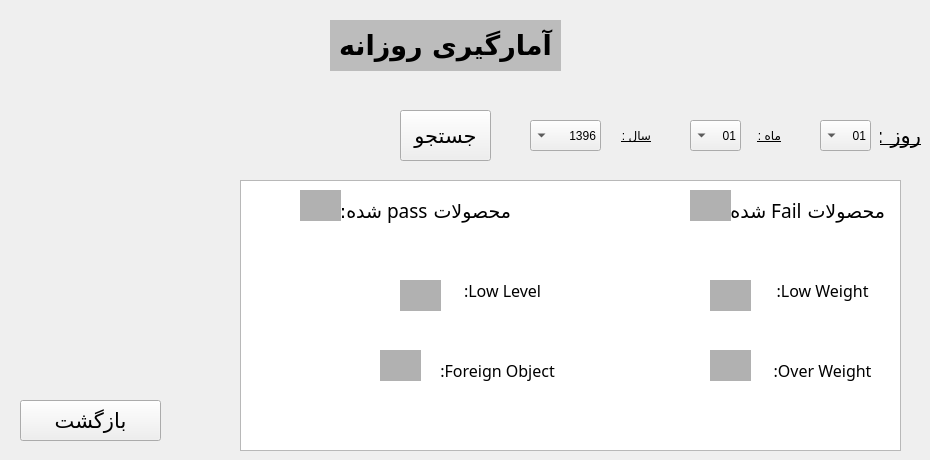
      <widget class="QWidget" name="tab_7">
       <attribute name="title">
        <string>Tab 2</string>
       </attribute>
       <widget class="QPushButton" name="backToStatic">
        <property name="geometry">
         <rect>
          <x>20</x>
          <y>400</y>
          <width>141</width>
          <height>41</height>
         </rect>
        </property>
        <property name="font">
         <font>
          <family>B Mitra</family>
          <pointsize>16</pointsize>
         </font>
        </property>
        <property name="text">
         <string>بازگشت</string>
        </property>
       </widget>
       <widget class="QLabel" name="label_14">
        <property name="geometry">
         <rect>
          <x>330</x>
          <y>20</y>
          <width>231</width>
          <height>51</height>
         </rect>
        </property>
        <property name="font">
         <font>
          <family>B Mitra</family>
          <pointsize>20</pointsize>
          <weight>75</weight>
          <bold>true</bold>
         </font>
        </property>
        <property name="layoutDirection">
         <enum>Qt::LeftToRight</enum>
        </property>
        <property name="styleSheet">
         <string notr="true">background-color: rgb(188, 188, 188);</string>
        </property>
        <property name="text">
         <string>آمارگیری روزانه</string>
        </property>
        <property name="alignment">
         <set>Qt::AlignCenter</set>
        </property>
       </widget>
       <widget class="QComboBox" name="dayComboBox">
        <property name="geometry">
         <rect>
          <x>820</x>
          <y>120</y>
          <width>51</width>
          <height>31</height>
         </rect>
        </property>
        <property name="layoutDirection">
         <enum>Qt::RightToLeft</enum>
        </property>
        <property name="styleSheet">
         <string notr="true">font: 14pt &quot;B Mitra&quot;;</string>
        </property>
        <item>
         <property name="text">
          <string>01</string>
         </property>
        </item>
        <item>
         <property name="text">
          <string>02</string>
         </property>
        </item>
        <item>
         <property name="text">
          <string>03</string>
         </property>
        </item>
        <item>
         <property name="text">
          <string>04</string>
         </property>
        </item>
        <item>
         <property name="text">
          <string>05</string>
         </property>
        </item>
        <item>
         <property name="text">
          <string>06</string>
         </property>
        </item>
        <item>
         <property name="text">
          <string>07</string>
         </property>
        </item>
        <item>
         <property name="text">
          <string>08</string>
         </property>
        </item>
        <item>
         <property name="text">
          <string>09</string>
         </property>
        </item>
        <item>
         <property name="text">
          <string>10</string>
         </property>
        </item>
        <item>
         <property name="text">
          <string>11</string>
         </property>
        </item>
        <item>
         <property name="text">
          <string>12</string>
         </property>
        </item>
        <item>
         <property name="text">
          <string>13</string>
         </property>
        </item>
        <item>
         <property name="text">
          <string>14</string>
         </property>
        </item>
        <item>
         <property name="text">
          <string>15</string>
         </property>
        </item>
        <item>
         <property name="text">
          <string>16</string>
         </property>
        </item>
        <item>
         <property name="text">
          <string>17</string>
         </property>
        </item>
        <item>
         <property name="text">
          <string>18</string>
         </property>
        </item>
        <item>
         <property name="text">
          <string>19</string>
         </property>
        </item>
        <item>
         <property name="text">
          <string>20</string>
         </property>
        </item>
        <item>
         <property name="text">
          <string>21</string>
         </property>
        </item>
        <item>
         <property name="text">
          <string>22</string>
         </property>
        </item>
        <item>
         <property name="text">
          <string>23</string>
         </property>
        </item>
        <item>
         <property name="text">
          <string>24</string>
         </property>
        </item>
        <item>
         <property name="text">
          <string>25</string>
         </property>
        </item>
        <item>
         <property name="text">
          <string>26</string>
         </property>
        </item>
        <item>
         <property name="text">
          <string>27</string>
         </property>
        </item>
        <item>
         <property name="text">
          <string>28</string>
         </property>
        </item>
        <item>
         <property name="text">
          <string>29</string>
         </property>
        </item>
        <item>
         <property name="text">
          <string>30</string>
         </property>
        </item>
       </widget>
       <widget class="QLabel" name="label_19">
        <property name="geometry">
         <rect>
          <x>880</x>
          <y>100</y>
          <width>41</width>
          <height>71</height>
         </rect>
        </property>
        <property name="font">
         <font>
          <family>B Mitra</family>
          <pointsize>16</pointsize>
          <weight>50</weight>
          <italic>false</italic>
          <bold>false</bold>
          <underline>true</underline>
         </font>
        </property>
        <property name="layoutDirection">
         <enum>Qt::RightToLeft</enum>
        </property>
        <property name="styleSheet">
         <string notr="true">color: rgb(0, 0, 0);
text-decoration: underline;
font: 16pt &quot;B Mitra&quot;;</string>
        </property>
        <property name="text">
         <string>روز :</string>
        </property>
       </widget>
       <widget class="QLabel" name="label_20">
        <property name="geometry">
         <rect>
          <x>750</x>
          <y>100</y>
          <width>31</width>
          <height>71</height>
         </rect>
        </property>
        <property name="layoutDirection">
         <enum>Qt::RightToLeft</enum>
        </property>
        <property name="styleSheet">
         <string notr="true">color: rgb(0, 0, 0);
text-decoration: underline;
font: 16pt &quot;B Mitra&quot;;</string>
        </property>
        <property name="text">
         <string>ماه :</string>
        </property>
       </widget>
       <widget class="QLabel" name="label_21">
        <property name="geometry">
         <rect>
          <x>600</x>
          <y>100</y>
          <width>51</width>
          <height>71</height>
         </rect>
        </property>
        <property name="layoutDirection">
         <enum>Qt::RightToLeft</enum>
        </property>
        <property name="styleSheet">
         <string notr="true">color: rgb(0, 0, 0);
text-decoration: underline;
font: 16pt &quot;B Mitra&quot;;</string>
        </property>
        <property name="text">
         <string>سال :</string>
        </property>
       </widget>
       <widget class="QComboBox" name="monthComboBox">
        <property name="geometry">
         <rect>
          <x>690</x>
          <y>120</y>
          <width>51</width>
          <height>31</height>
         </rect>
        </property>
        <property name="layoutDirection">
         <enum>Qt::RightToLeft</enum>
        </property>
        <property name="styleSheet">
         <string notr="true">font: 14pt &quot;B Mitra&quot;;</string>
        </property>
        <item>
         <property name="text">
          <string>01</string>
         </property>
        </item>
        <item>
         <property name="text">
          <string>02</string>
         </property>
        </item>
        <item>
         <property name="text">
          <string>03</string>
         </property>
        </item>
        <item>
         <property name="text">
          <string>04</string>
         </property>
        </item>
        <item>
         <property name="text">
          <string>05</string>
         </property>
        </item>
        <item>
         <property name="text">
          <string>06</string>
         </property>
        </item>
        <item>
         <property name="text">
          <string>07</string>
         </property>
        </item>
        <item>
         <property name="text">
          <string>08</string>
         </property>
        </item>
        <item>
         <property name="text">
          <string>09</string>
         </property>
        </item>
        <item>
         <property name="text">
          <string>10</string>
         </property>
        </item>
        <item>
         <property name="text">
          <string>11</string>
         </property>
        </item>
        <item>
         <property name="text">
          <string>12</string>
         </property>
        </item>
       </widget>
       <widget class="QComboBox" name="yearComboBox">
        <property name="geometry">
         <rect>
          <x>530</x>
          <y>120</y>
          <width>71</width>
          <height>31</height>
         </rect>
        </property>
        <property name="layoutDirection">
         <enum>Qt::RightToLeft</enum>
        </property>
        <property name="styleSheet">
         <string notr="true">font: 14pt &quot;B Mitra&quot;;</string>
        </property>
        <item>
         <property name="text">
          <string>1396</string>
         </property>
        </item>
        <item>
         <property name="text">
          <string>1397</string>
         </property>
        </item>
        <item>
         <property name="text">
          <string>1398</string>
         </property>
        </item>
        <item>
         <property name="text">
          <string>1399</string>
         </property>
        </item>
        <item>
         <property name="text">
          <string>1400</string>
         </property>
        </item>
        <item>
         <property name="text">
          <string>1401</string>
         </property>
        </item>
        <item>
         <property name="text">
          <string>1402</string>
         </property>
        </item>
        <item>
         <property name="text">
          <string>1403</string>
         </property>
        </item>
       </widget>
       <widget class="QTextBrowser" name="Time_2">
        <property name="geometry">
         <rect>
          <x>240</x>
          <y>180</y>
          <width>661</width>
          <height>271</height>
         </rect>
        </property>
        <property name="font">
         <font>
          <family>B Mitra</family>
          <pointsize>14</pointsize>
          <weight>50</weight>
          <italic>false</italic>
          <bold>false</bold>
          <kerning>false</kerning>
         </font>
        </property>
        <property name="styleSheet">
         <string notr="true">font: 14pt &quot;B Mitra&quot;;</string>
        </property>
       </widget>
       <widget class="QLabel" name="label_22">
        <property name="geometry">
         <rect>
          <x>540</x>
          <y>200</y>
          <width>291</width>
          <height>71</height>
         </rect>
        </property>
        <property name="font">
         <font>
          <family>B Mitra</family>
          <pointsize>16</pointsize>
          <weight>50</weight>
          <italic>false</italic>
          <bold>false</bold>
          <underline>true</underline>
          <kerning>false</kerning>
         </font>
        </property>
        <property name="layoutDirection">
         <enum>Qt::RightToLeft</enum>
        </property>
        <property name="styleSheet">
         <string notr="true">color: rgb(0, 0, 0);
text-decoration: underline;
font: 16pt &quot;B Mitra&quot;;</string>
        </property>
        <property name="text">
         <string/>
        </property>
       </widget>
       <widget class="QLabel" name="label_23">
        <property name="geometry">
         <rect>
          <x>280</x>
          <y>180</y>
          <width>231</width>
          <height>61</height>
         </rect>
        </property>
        <property name="font">
         <font>
          <family>B Mitra</family>
          <pointsize>14</pointsize>
         </font>
        </property>
        <property name="styleSheet">
         <string notr="true">border-color: rgb(0, 255, 0);</string>
        </property>
        <property name="text">
         <string>محصولات pass شده:</string>
        </property>
       </widget>
       <widget class="QLabel" name="label_25">
        <property name="geometry">
         <rect>
          <x>760</x>
          <y>270</y>
          <width>121</width>
          <height>41</height>
         </rect>
        </property>
        <property name="font">
         <font>
          <family>B Mitra</family>
          <pointsize>12</pointsize>
         </font>
        </property>
        <property name="layoutDirection">
         <enum>Qt::RightToLeft</enum>
        </property>
        <property name="styleSheet">
         <string notr="true">border-color: rgb(255, 0, 0);</string>
        </property>
        <property name="text">
         <string> :Low Weight</string>
        </property>
        <property name="alignment">
         <set>Qt::AlignCenter</set>
        </property>
       </widget>
       <widget class="QLabel" name="label_26">
        <property name="geometry">
         <rect>
          <x>660</x>
          <y>180</y>
          <width>231</width>
          <height>61</height>
         </rect>
        </property>
        <property name="font">
         <font>
          <family>B Mitra</family>
          <pointsize>14</pointsize>
         </font>
        </property>
        <property name="styleSheet">
         <string notr="true">border-color: rgb(255, 0, 0);</string>
        </property>
        <property name="text">
         <string> محصولات Fail شده:</string>
        </property>
       </widget>
       <widget class="QLabel" name="label_27">
        <property name="geometry">
         <rect>
          <x>760</x>
          <y>350</y>
          <width>121</width>
          <height>41</height>
         </rect>
        </property>
        <property name="font">
         <font>
          <family>B Mitra</family>
          <pointsize>12</pointsize>
         </font>
        </property>
        <property name="layoutDirection">
         <enum>Qt::RightToLeft</enum>
        </property>
        <property name="styleSheet">
         <string notr="true">border-color: rgb(255, 0, 0);</string>
        </property>
        <property name="text">
         <string> :Over Weight</string>
        </property>
        <property name="alignment">
         <set>Qt::AlignCenter</set>
        </property>
       </widget>
       <widget class="QLabel" name="label_28">
        <property name="geometry">
         <rect>
          <x>440</x>
          <y>270</y>
          <width>121</width>
          <height>41</height>
         </rect>
        </property>
        <property name="font">
         <font>
          <family>B Mitra</family>
          <pointsize>12</pointsize>
         </font>
        </property>
        <property name="layoutDirection">
         <enum>Qt::RightToLeft</enum>
        </property>
        <property name="styleSheet">
         <string notr="true">border-color: rgb(255, 0, 0);</string>
        </property>
        <property name="text">
         <string> :Low Level</string>
        </property>
        <property name="alignment">
         <set>Qt::AlignCenter</set>
        </property>
       </widget>
       <widget class="QLabel" name="label_29">
        <property name="geometry">
         <rect>
          <x>420</x>
          <y>350</y>
          <width>151</width>
          <height>41</height>
         </rect>
        </property>
        <property name="font">
         <font>
          <family>B Mitra</family>
          <pointsize>12</pointsize>
         </font>
        </property>
        <property name="layoutDirection">
         <enum>Qt::RightToLeft</enum>
        </property>
        <property name="styleSheet">
         <string notr="true">border-color: rgb(255, 0, 0);</string>
        </property>
        <property name="text">
         <string> :Foreign Object</string>
        </property>
        <property name="alignment">
         <set>Qt::AlignCenter</set>
        </property>
       </widget>
       <widget class="QLabel" name="lowWeight">
        <property name="geometry">
         <rect>
          <x>710</x>
          <y>280</y>
          <width>41</width>
          <height>31</height>
         </rect>
        </property>
        <property name="styleSheet">
         <string notr="true">background-color: rgb(177, 177, 177);</string>
        </property>
        <property name="text">
         <string/>
        </property>
       </widget>
       <widget class="QLabel" name="foreignObject">
        <property name="geometry">
         <rect>
          <x>380</x>
          <y>350</y>
          <width>41</width>
          <height>31</height>
         </rect>
        </property>
        <property name="styleSheet">
         <string notr="true">background-color: rgb(177, 177, 177);</string>
        </property>
        <property name="text">
         <string/>
        </property>
       </widget>
       <widget class="QLabel" name="overWeight">
        <property name="geometry">
         <rect>
          <x>710</x>
          <y>350</y>
          <width>41</width>
          <height>31</height>
         </rect>
        </property>
        <property name="styleSheet">
         <string notr="true">background-color: rgb(177, 177, 177);</string>
        </property>
        <property name="text">
         <string/>
        </property>
       </widget>
       <widget class="QLabel" name="lowLevel">
        <property name="geometry">
         <rect>
          <x>400</x>
          <y>280</y>
          <width>41</width>
          <height>31</height>
         </rect>
        </property>
        <property name="styleSheet">
         <string notr="true">background-color: rgb(177, 177, 177);</string>
        </property>
        <property name="text">
         <string/>
        </property>
       </widget>
       <widget class="QPushButton" name="searchDate">
        <property name="geometry">
         <rect>
          <x>400</x>
          <y>110</y>
          <width>91</width>
          <height>51</height>
         </rect>
        </property>
        <property name="font">
         <font>
          <family>B Mitra</family>
          <pointsize>16</pointsize>
         </font>
        </property>
        <property name="styleSheet">
         <string notr="true">border-width: 1px;
border-color: rgb(0, 0, 0);
</string>
        </property>
        <property name="text">
         <string>جستجو</string>
        </property>
       </widget>
       <widget class="QLabel" name="Pass">
        <property name="geometry">
         <rect>
          <x>300</x>
          <y>190</y>
          <width>41</width>
          <height>31</height>
         </rect>
        </property>
        <property name="styleSheet">
         <string notr="true">background-color: rgb(177, 177, 177);</string>
        </property>
        <property name="text">
         <string/>
        </property>
       </widget>
       <widget class="QLabel" name="Fail">
        <property name="geometry">
         <rect>
          <x>690</x>
          <y>190</y>
          <width>41</width>
          <height>31</height>
         </rect>
        </property>
        <property name="styleSheet">
         <string notr="true">background-color: rgb(177, 177, 177);</string>
        </property>
        <property name="text">
         <string/>
        </property>
       </widget>
       <widget class="QLabel" name="errorMessage">
        <property name="geometry">
         <rect>
          <x>70</x>
          <y>110</y>
          <width>291</width>
          <height>41</height>
         </rect>
        </property>
        <property name="font">
         <font>
          <family>B Titr</family>
          <pointsize>12</pointsize>
         </font>
        </property>
        <property name="text">
         <string/>
        </property>
       </widget>
      </widget>
